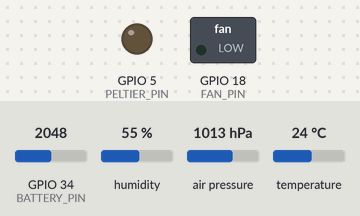
The sketch below on a simulated ESP32. Shown: switched loads named in the sketch (green lamp = pin HIGH), output pins drawn as LEDs (lit = HIGH). The inputs (shaded band) are chosen by the test bench; at power-on: GPIO 34 (BATTERY_PIN) = 2048, humidity 55 %, air pressure 1013 hPa, temperature 24 °C. WiFi joins after 1.5 s; servers stay silent unless stated; uploads are accepted with an empty reply; what the sketch prints to the serial monitor is not drawn.

Above: at 1.1 s.
At 3.3 s:
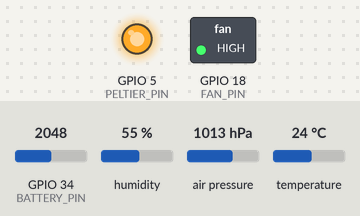
Timing chart, 0 to 4.8 s (numbered marks = the images above):
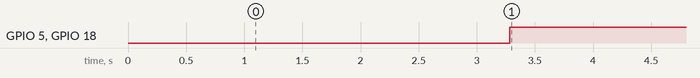

Measured:
- by itself, GPIO 5 (PELTIER_PIN), GPIO 18 (FAN_PIN): LOW → HIGH at 3.3 s

The sketch:

esp32-insusafe.ino
```cpp
// InsuSafe ESP32 Firmware
// Reads DS18B20 temperature, BME280 humidity, and battery level
// Sends data via WiFi to backend API and publishes to Hedera

#include <WiFi.h>
#include <HTTPClient.h>
#include <OneWire.h>
#include <DallasTemperature.h>
#include <Adafruit_BME280.h>
#include <ArduinoJson.h>

// WiFi Configuration
const char* ssid = "YOUR_SSID";
const char* password = "YOUR_PASSWORD";
const char* apiEndpoint = "https://your-app.vercel.app/api/device-data";
const char* deviceId = "DEVICE_001"; // Unique device identifier

// Pin Configuration
#define ONE_WIRE_BUS 4        // DS18B20 on GPIO4
#define BATTERY_PIN 34        // Battery voltage on ADC pin
#define PELTIER_PIN 5         // Peltier control pin
#define FAN_PIN 18            // Fan control pin

// Sensor Objects
OneWire oneWire(ONE_WIRE_BUS);
DallasTemperature tempSensor(&oneWire);
Adafruit_BME280 bme280;

// Device State
struct DeviceData {
  float temperature;
  float humidity;
  float pressure;
  int batteryLevel;
  bool peltierActive;
  unsigned long timestamp;
};

DeviceData currentData;
unsigned long lastSendTime = 0;
const unsigned long SEND_INTERVAL = 5000; // Send data every 5 seconds

void setup() {
  Serial.begin(115200);
  delay(1000);

  Serial.println("\n\nInsuSafe ESP32 Starting...");

  // Initialize pins
  pinMode(PELTIER_PIN, OUTPUT);
  pinMode(FAN_PIN, OUTPUT);
  digitalWrite(PELTIER_PIN, LOW);
  digitalWrite(FAN_PIN, LOW);

  // Initialize sensors
  initializeSensors();

  // Connect to WiFi
  connectToWiFi();

  Serial.println("Setup complete!");
}

void loop() {
  // Check WiFi connection
  if (WiFi.status() != WL_CONNECTED) {
    connectToWiFi();
  }

  // Read sensor data
  readSensorData();

  // Control Peltier based on temperature
  controlPeltier();

  // Send data to backend
  if (millis() - lastSendTime >= SEND_INTERVAL) {
    sendDataToBackend();
    lastSendTime = millis();
  }

  delay(100);
}

void initializeSensors() {
  // Initialize DS18B20
  tempSensor.begin();
  Serial.println("DS18B20 initialized");

  // Initialize BME280
  if (!bme280.begin(0x76)) {
    Serial.println("BME280 not found!");
  } else {
    Serial.println("BME280 initialized");
  }
}

void connectToWiFi() {
  Serial.print("Connecting to WiFi: ");
  Serial.println(ssid);

  WiFi.begin(ssid, password);

  int attempts = 0;
  while (WiFi.status() != WL_CONNECTED && attempts < 20) {
    delay(500);
    Serial.print(".");
    attempts++;
  }

  if (WiFi.status() == WL_CONNECTED) {
    Serial.println("\nWiFi connected!");
    Serial.print("IP address: ");
    Serial.println(WiFi.localIP());
  } else {
    Serial.println("\nFailed to connect to WiFi");
  }
}

void readSensorData() {
  // Read temperature from DS18B20
  tempSensor.requestTemperatures();
  currentData.temperature = tempSensor.getTempCByIndex(0);

  // Read humidity and pressure from BME280
  currentData.humidity = bme280.readHumidity();
  currentData.pressure = bme280.readPressure() / 100.0F;

  // Read battery level (0-100%)
  int rawBattery = analogRead(BATTERY_PIN);
  currentData.batteryLevel = map(rawBattery, 0, 4095, 0, 100);

  // Timestamp
  currentData.timestamp = millis();

  // Debug output
  Serial.print("Temp: ");
  Serial.print(currentData.temperature);
  Serial.print("C | Humidity: ");
  Serial.print(currentData.humidity);
  Serial.print("% | Battery: ");
  Serial.print(currentData.batteryLevel);
  Serial.println("%");
}

void controlPeltier() {
  // Target temperature: 4°C for insulin storage
  const float TARGET_TEMP = 4.0;
  const float TEMP_TOLERANCE = 0.5;

  if (currentData.temperature > TARGET_TEMP + TEMP_TOLERANCE) {
    // Temperature too high, activate Peltier
    digitalWrite(PELTIER_PIN, HIGH);
    digitalWrite(FAN_PIN, HIGH);
    currentData.peltierActive = true;
  } else if (currentData.temperature < TARGET_TEMP - TEMP_TOLERANCE) {
    // Temperature too low, deactivate Peltier
    digitalWrite(PELTIER_PIN, LOW);
    digitalWrite(FAN_PIN, LOW);
    currentData.peltierActive = false;
  }
}

void sendDataToBackend() {
  if (WiFi.status() != WL_CONNECTED) {
    Serial.println("WiFi not connected, skipping data send");
    return;
  }

  HTTPClient http;

  // Create JSON payload
  StaticJsonDocument<256> doc;
  doc["deviceId"] = deviceId;
  doc["temperature"] = currentData.temperature;
  doc["humidity"] = currentData.humidity;
  doc["pressure"] = currentData.pressure;
  doc["batteryLevel"] = currentData.batteryLevel;
  doc["peltierActive"] = currentData.peltierActive;
  doc["timestamp"] = currentData.timestamp;

  String jsonString;
  serializeJson(doc, jsonString);

  // Send POST request
  http.begin(apiEndpoint);
  http.addHeader("Content-Type", "application/json");

  int httpResponseCode = http.POST(jsonString);

  if (httpResponseCode > 0) {
    Serial.print("HTTP Response code: ");
    Serial.println(httpResponseCode);
    String response = http.getString();
    Serial.println(response);
  } else {
    Serial.print("Error code: ");
    Serial.println(httpResponseCode);
  }

  http.end();
}
```
